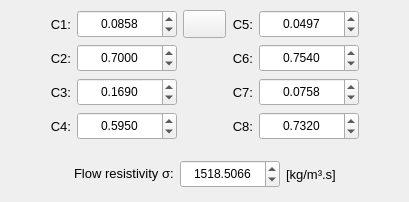
            <widget class="QWidget" name="tab_Delany_Bazley">
             <attribute name="title">
              <string>Delany-Bazley</string>
             </attribute>
             <layout class="QGridLayout" name="gridLayout_5">
              <property name="leftMargin">
               <number>4</number>
              </property>
              <property name="topMargin">
               <number>4</number>
              </property>
              <property name="rightMargin">
               <number>4</number>
              </property>
              <property name="bottomMargin">
               <number>4</number>
              </property>
              <property name="spacing">
               <number>4</number>
              </property>
              <item row="0" column="0">
               <widget class="QFrame" name="frame_4">
                <property name="frameShape">
                 <enum>QFrame::NoFrame</enum>
                </property>
                <property name="frameShadow">
                 <enum>QFrame::Raised</enum>
                </property>
                <layout class="QGridLayout" name="gridLayout_6">
                 <property name="leftMargin">
                  <number>6</number>
                 </property>
                 <property name="topMargin">
                  <number>6</number>
                 </property>
                 <property name="rightMargin">
                  <number>6</number>
                 </property>
                 <property name="bottomMargin">
                  <number>6</number>
                 </property>
                 <property name="spacing">
                  <number>6</number>
                 </property>
                 <item row="2" column="4">
                  <widget class="QLabel" name="label_8">
                   <property name="font">
                    <font>
                     <pointsize>10</pointsize>
                    </font>
                   </property>
                   <property name="text">
                    <string>C7:</string>
                   </property>
                   <property name="alignment">
                    <set>Qt::AlignRight|Qt::AlignTrailing|Qt::AlignVCenter</set>
                   </property>
                  </widget>
                 </item>
                 <item row="1" column="4">
                  <widget class="QLabel" name="label_7">
                   <property name="font">
                    <font>
                     <pointsize>10</pointsize>
                    </font>
                   </property>
                   <property name="text">
                    <string>C6:</string>
                   </property>
                   <property name="alignment">
                    <set>Qt::AlignRight|Qt::AlignTrailing|Qt::AlignVCenter</set>
                   </property>
                  </widget>
                 </item>
                 <item row="0" column="0">
                  <spacer name="horizontalSpacer_3">
                   <property name="orientation">
                    <enum>Qt::Horizontal</enum>
                   </property>
                   <property name="sizeHint" stdset="0">
                    <size>
                     <width>40</width>
                     <height>20</height>
                    </size>
                   </property>
                  </spacer>
                 </item>
                 <item row="1" column="1">
                  <widget class="QLabel" name="label_3">
                   <property name="font">
                    <font>
                     <pointsize>10</pointsize>
                    </font>
                   </property>
                   <property name="text">
                    <string>C2:</string>
                   </property>
                   <property name="alignment">
                    <set>Qt::AlignRight|Qt::AlignTrailing|Qt::AlignVCenter</set>
                   </property>
                  </widget>
                 </item>
                 <item row="3" column="2">
                  <widget class="QDoubleSpinBox" name="doubleSpinBox_C4_DB">
                   <property name="minimumSize">
                    <size>
                     <width>100</width>
                     <height>28</height>
                    </size>
                   </property>
                   <property name="maximumSize">
                    <size>
                     <width>100</width>
                     <height>28</height>
                    </size>
                   </property>
                   <property name="alignment">
                    <set>Qt::AlignCenter</set>
                   </property>
                   <property name="decimals">
                    <number>4</number>
                   </property>
                   <property name="minimum">
                    <double>-100.000000000000000</double>
                   </property>
                   <property name="maximum">
                    <double>100.000000000000000</double>
                   </property>
                   <property name="value">
                    <double>0.595000000000000</double>
                   </property>
                  </widget>
                 </item>
                 <item row="0" column="4">
                  <widget class="QLabel" name="label_6">
                   <property name="font">
                    <font>
                     <pointsize>10</pointsize>
                    </font>
                   </property>
                   <property name="text">
                    <string>C5:</string>
                   </property>
                   <property name="alignment">
                    <set>Qt::AlignRight|Qt::AlignTrailing|Qt::AlignVCenter</set>
                   </property>
                  </widget>
                 </item>
                 <item row="0" column="5">
                  <widget class="QDoubleSpinBox" name="doubleSpinBox_C5_DB">
                   <property name="minimumSize">
                    <size>
                     <width>100</width>
                     <height>28</height>
                    </size>
                   </property>
                   <property name="maximumSize">
                    <size>
                     <width>100</width>
                     <height>28</height>
                    </size>
                   </property>
                   <property name="alignment">
                    <set>Qt::AlignCenter</set>
                   </property>
                   <property name="decimals">
                    <number>4</number>
                   </property>
                   <property name="minimum">
                    <double>-100.000000000000000</double>
                   </property>
                   <property name="maximum">
                    <double>100.000000000000000</double>
                   </property>
                   <property name="value">
                    <double>0.049700000000000</double>
                   </property>
                  </widget>
                 </item>
                 <item row="1" column="5">
                  <widget class="QDoubleSpinBox" name="doubleSpinBox_C6_DB">
                   <property name="minimumSize">
                    <size>
                     <width>100</width>
                     <height>28</height>
                    </size>
                   </property>
                   <property name="maximumSize">
                    <size>
                     <width>100</width>
                     <height>28</height>
                    </size>
                   </property>
                   <property name="alignment">
                    <set>Qt::AlignCenter</set>
                   </property>
                   <property name="decimals">
                    <number>4</number>
                   </property>
                   <property name="minimum">
                    <double>-100.000000000000000</double>
                   </property>
                   <property name="maximum">
                    <double>100.000000000000000</double>
                   </property>
                   <property name="value">
                    <double>0.754000000000000</double>
                   </property>
                  </widget>
                 </item>
                 <item row="2" column="5">
                  <widget class="QDoubleSpinBox" name="doubleSpinBox_C7_DB">
                   <property name="minimumSize">
                    <size>
                     <width>100</width>
                     <height>28</height>
                    </size>
                   </property>
                   <property name="maximumSize">
                    <size>
                     <width>100</width>
                     <height>28</height>
                    </size>
                   </property>
                   <property name="alignment">
                    <set>Qt::AlignCenter</set>
                   </property>
                   <property name="decimals">
                    <number>4</number>
                   </property>
                   <property name="minimum">
                    <double>-100.000000000000000</double>
                   </property>
                   <property name="maximum">
                    <double>100.000000000000000</double>
                   </property>
                   <property name="value">
                    <double>0.075800000000000</double>
                   </property>
                  </widget>
                 </item>
                 <item row="0" column="6">
                  <spacer name="horizontalSpacer">
                   <property name="orientation">
                    <enum>Qt::Horizontal</enum>
                   </property>
                   <property name="sizeHint" stdset="0">
                    <size>
                     <width>40</width>
                     <height>20</height>
                    </size>
                   </property>
                  </spacer>
                 </item>
                 <item row="3" column="4">
                  <widget class="QLabel" name="label_9">
                   <property name="font">
                    <font>
                     <pointsize>10</pointsize>
                    </font>
                   </property>
                   <property name="text">
                    <string>C8:</string>
                   </property>
                   <property name="alignment">
                    <set>Qt::AlignRight|Qt::AlignTrailing|Qt::AlignVCenter</set>
                   </property>
                  </widget>
                 </item>
                 <item row="3" column="5">
                  <widget class="QDoubleSpinBox" name="doubleSpinBox_C8_DB">
                   <property name="minimumSize">
                    <size>
                     <width>100</width>
                     <height>28</height>
                    </size>
                   </property>
                   <property name="maximumSize">
                    <size>
                     <width>100</width>
                     <height>28</height>
                    </size>
                   </property>
                   <property name="alignment">
                    <set>Qt::AlignCenter</set>
                   </property>
                   <property name="decimals">
                    <number>4</number>
                   </property>
                   <property name="minimum">
                    <double>-100.000000000000000</double>
                   </property>
                   <property name="maximum">
                    <double>100.000000000000000</double>
                   </property>
                   <property name="value">
                    <double>0.732000000000000</double>
                   </property>
                  </widget>
                 </item>
                 <item row="3" column="1">
                  <widget class="QLabel" name="label_5">
                   <property name="font">
                    <font>
                     <pointsize>10</pointsize>
                    </font>
                   </property>
                   <property name="text">
                    <string>C4:</string>
                   </property>
                   <property name="alignment">
                    <set>Qt::AlignRight|Qt::AlignTrailing|Qt::AlignVCenter</set>
                   </property>
                  </widget>
                 </item>
                 <item row="2" column="1">
                  <widget class="QLabel" name="label_4">
                   <property name="font">
                    <font>
                     <pointsize>10</pointsize>
                    </font>
                   </property>
                   <property name="text">
                    <string>C3:</string>
                   </property>
                   <property name="alignment">
                    <set>Qt::AlignRight|Qt::AlignTrailing|Qt::AlignVCenter</set>
                   </property>
                  </widget>
                 </item>
                 <item row="2" column="2">
                  <widget class="QDoubleSpinBox" name="doubleSpinBox_C3_DB">
                   <property name="minimumSize">
                    <size>
                     <width>100</width>
                     <height>28</height>
                    </size>
                   </property>
                   <property name="maximumSize">
                    <size>
                     <width>100</width>
                     <height>28</height>
                    </size>
                   </property>
                   <property name="alignment">
                    <set>Qt::AlignCenter</set>
                   </property>
                   <property name="decimals">
                    <number>4</number>
                   </property>
                   <property name="minimum">
                    <double>-100.000000000000000</double>
                   </property>
                   <property name="maximum">
                    <double>100.000000000000000</double>
                   </property>
                   <property name="value">
                    <double>0.169000000000000</double>
                   </property>
                  </widget>
                 </item>
                 <item row="0" column="1">
                  <widget class="QLabel" name="label_2">
                   <property name="font">
                    <font>
                     <pointsize>10</pointsize>
                    </font>
                   </property>
                   <property name="text">
                    <string>C1:</string>
                   </property>
                   <property name="alignment">
                    <set>Qt::AlignRight|Qt::AlignTrailing|Qt::AlignVCenter</set>
                   </property>
                  </widget>
                 </item>
                 <item row="0" column="2">
                  <widget class="QDoubleSpinBox" name="doubleSpinBox_C1_DB">
                   <property name="minimumSize">
                    <size>
                     <width>100</width>
                     <height>28</height>
                    </size>
                   </property>
                   <property name="maximumSize">
                    <size>
                     <width>100</width>
                     <height>28</height>
                    </size>
                   </property>
                   <property name="alignment">
                    <set>Qt::AlignCenter</set>
                   </property>
                   <property name="decimals">
                    <number>4</number>
                   </property>
                   <property name="minimum">
                    <double>-100.000000000000000</double>
                   </property>
                   <property name="maximum">
                    <double>100.000000000000000</double>
                   </property>
                   <property name="value">
                    <double>0.085800000000000</double>
                   </property>
                  </widget>
                 </item>
                 <item row="1" column="2">
                  <widget class="QDoubleSpinBox" name="doubleSpinBox_C2_DB">
                   <property name="minimumSize">
                    <size>
                     <width>100</width>
                     <height>28</height>
                    </size>
                   </property>
                   <property name="maximumSize">
                    <size>
                     <width>100</width>
                     <height>28</height>
                    </size>
                   </property>
                   <property name="alignment">
                    <set>Qt::AlignCenter</set>
                   </property>
                   <property name="decimals">
                    <number>4</number>
                   </property>
                   <property name="minimum">
                    <double>-100.000000000000000</double>
                   </property>
                   <property name="maximum">
                    <double>100.000000000000000</double>
                   </property>
                   <property name="value">
                    <double>0.700000000000000</double>
                   </property>
                  </widget>
                 </item>
                 <item row="0" column="3">
                  <widget class="QPushButton" name="pushButton_DB_equations">
                   <property name="minimumSize">
                    <size>
                     <width>40</width>
                     <height>28</height>
                    </size>
                   </property>
                   <property name="maximumSize">
                    <size>
                     <width>100</width>
                     <height>28</height>
                    </size>
                   </property>
                   <property name="font">
                    <font>
                     <pointsize>10</pointsize>
                    </font>
                   </property>
                   <property name="toolTip">
                    <string>See the equations for Delany-Bazley porous material model.</string>
                   </property>
                   <property name="text">
                    <string/>
                   </property>
                   <property name="icon">
                    <iconset resource="../../../../../icons/resources.qrc">
                     <normaloff>:/icons/help.png</normaloff>:/icons/help.png</iconset>
                   </property>
                   <property name="iconSize">
                    <size>
                     <width>18</width>
                     <height>18</height>
                    </size>
                   </property>
                  </widget>
                 </item>
                </layout>
               </widget>
              </item>
              <item row="1" column="0">
               <widget class="QFrame" name="frame_5">
                <property name="minimumSize">
                 <size>
                  <width>0</width>
                  <height>48</height>
                 </size>
                </property>
                <property name="maximumSize">
                 <size>
                  <width>16777215</width>
                  <height>48</height>
                 </size>
                </property>
                <property name="frameShape">
                 <enum>QFrame::NoFrame</enum>
                </property>
                <property name="frameShadow">
                 <enum>QFrame::Raised</enum>
                </property>
                <layout class="QGridLayout" name="gridLayout_7">
                 <property name="leftMargin">
                  <number>6</number>
                 </property>
                 <property name="topMargin">
                  <number>6</number>
                 </property>
                 <property name="rightMargin">
                  <number>6</number>
                 </property>
                 <property name="bottomMargin">
                  <number>6</number>
                 </property>
                 <property name="spacing">
                  <number>6</number>
                 </property>
                 <item row="0" column="4">
                  <spacer name="horizontalSpacer_5">
                   <property name="orientation">
                    <enum>Qt::Horizontal</enum>
                   </property>
                   <property name="sizeHint" stdset="0">
                    <size>
                     <width>40</width>
                     <height>20</height>
                    </size>
                   </property>
                  </spacer>
                 </item>
                 <item row="0" column="0">
                  <spacer name="horizontalSpacer_4">
                   <property name="orientation">
                    <enum>Qt::Horizontal</enum>
                   </property>
                   <property name="sizeHint" stdset="0">
                    <size>
                     <width>40</width>
                     <height>20</height>
                    </size>
                   </property>
                  </spacer>
                 </item>
                 <item row="0" column="1">
                  <widget class="QLabel" name="label_10">
                   <property name="font">
                    <font>
                     <pointsize>10</pointsize>
                    </font>
                   </property>
                   <property name="text">
                    <string>&lt;html&gt;&lt;head/&gt;&lt;body&gt;&lt;p&gt;Flow resistivity &amp;sigma;:&lt;/p&gt;&lt;/body&gt;&lt;/html&gt;</string>
                   </property>
                  </widget>
                 </item>
                 <item row="0" column="2">
                  <widget class="QDoubleSpinBox" name="doubleSpinBox_flow_resistivity_DB">
                   <property name="minimumSize">
                    <size>
                     <width>100</width>
                     <height>28</height>
                    </size>
                   </property>
                   <property name="maximumSize">
                    <size>
                     <width>100</width>
                     <height>28</height>
                    </size>
                   </property>
                   <property name="alignment">
                    <set>Qt::AlignCenter</set>
                   </property>
                   <property name="decimals">
                    <number>4</number>
                   </property>
                   <property name="maximum">
                    <double>100000.000000000000000</double>
                   </property>
                   <property name="value">
                    <double>1518.506599999999935</double>
                   </property>
                  </widget>
                 </item>
                 <item row="0" column="3">
                  <widget class="QLabel" name="label_11">
                   <property name="font">
                    <font>
                     <pointsize>10</pointsize>
                    </font>
                   </property>
                   <property name="text">
                    <string>[kg/m³.s]</string>
                   </property>
                  </widget>
                 </item>
                </layout>
               </widget>
              </item>
             </layout>
            </widget>
